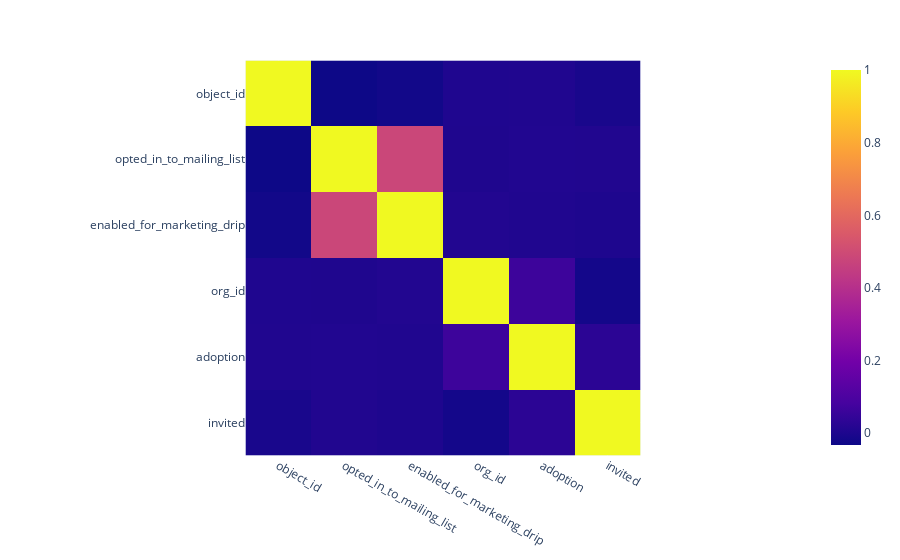

The cell this chart's notebook holds for it:
### Markdown cell above
Nothing suspicious

### Code cell
px.imshow(data.drop(columns=['last_session_creation_time', 'invited_by_user_id']).corr())

### Figure 1 — Plotly figure (JSON) as saved in the notebook; plotly's stock layout.template omitted (floating-point values rounded to 4 significant figures)
{"data": [{"coloraxis": "coloraxis", "hovertemplate": "x: %{x}<br>y: %{y}<br>color: %{z}<extra></extra>", "name": "0", "type": "heatmap", "x": ["object_id", "opted_in_to_mailing_list", "enabled_for_marketing_drip", "org_id", "adoption", "invited"], "xaxis": "x", "y": ["object_id", "opted_in_to_mailing_list", "enabled_for_marketing_drip", "org_id", "adoption", "invited"], "yaxis": "y", "z": [[1, -0.03237, -0.02204, 0.00411, 0.005925, -0.009149], [-0.03237, 1, 0.4835, 0.003432, 0.008815, 0.006934], [-0.02204, 0.4835, 1, 0.009275, 0.005173, 0.002216], [0.00411, 0.003432, 0.009275, 1, 0.06437, -0.01844], [0.005925, 0.008815, 0.005173, 0.06437, 1, 0.02804], [-0.009149, 0.006934, 0.002216, -0.01844, 0.02804, 1]]}], "layout": {"coloraxis": {"colorscale": [[0, "#0d0887"], [0.1111, "#46039f"], [0.2222, "#7201a8"], [0.3333, "#9c179e"], [0.4444, "#bd3786"], [0.5556, "#d8576b"], [0.6667, "#ed7953"], [0.7778, "#fb9f3a"], [0.8889, "#fdca26"], [1, "#f0f921"]]}, "margin": {"t": 60}, "xaxis": {"anchor": "y", "constrain": "domain", "domain": [0, 1], "scaleanchor": "y"}, "yaxis": {"anchor": "x", "autorange": "reversed", "constrain": "domain", "domain": [0, 1]}}}
